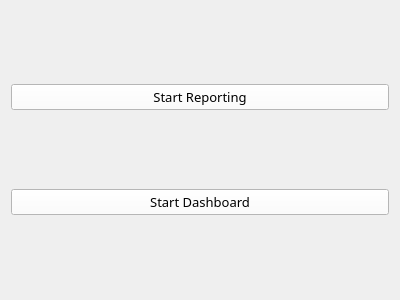
<?xml version="1.0" encoding="UTF-8"?>
<ui version="4.0">
 <class>Reporting</class>
 <widget class="QWidget" name="Reporting">
  <property name="geometry">
   <rect>
    <x>0</x>
    <y>0</y>
    <width>400</width>
    <height>300</height>
   </rect>
  </property>
  <property name="windowTitle">
   <string>Form</string>
  </property>
  <layout class="QHBoxLayout" name="horizontalLayout">
   <item>
    <layout class="QVBoxLayout" name="verticalLayout">
     <item>
      <widget class="QPushButton" name="pushButton_2">
       <property name="font">
        <font>
         <family>Segoe UI Light</family>
         <pointsize>10</pointsize>
         <italic>false</italic>
         <bold>false</bold>
        </font>
       </property>
       <property name="styleSheet">
        <string notr="true">background-color:white;
color:black;
font: 300 10pt &quot;Segoe UI Light&quot;;</string>
       </property>
       <property name="text">
        <string>Start Reporting</string>
       </property>
      </widget>
     </item>
     <item>
      <widget class="QPushButton" name="pushButton">
       <property name="font">
        <font>
         <family>Segoe UI Light</family>
         <pointsize>10</pointsize>
         <italic>false</italic>
         <bold>false</bold>
        </font>
       </property>
       <property name="styleSheet">
        <string notr="true">background-color:white;
color:black;
font: 300 10pt &quot;Segoe UI Light&quot;;</string>
       </property>
       <property name="text">
        <string>Start Dashboard</string>
       </property>
      </widget>
     </item>
    </layout>
   </item>
  </layout>
 </widget>
 <resources/>
 <connections/>
</ui>
